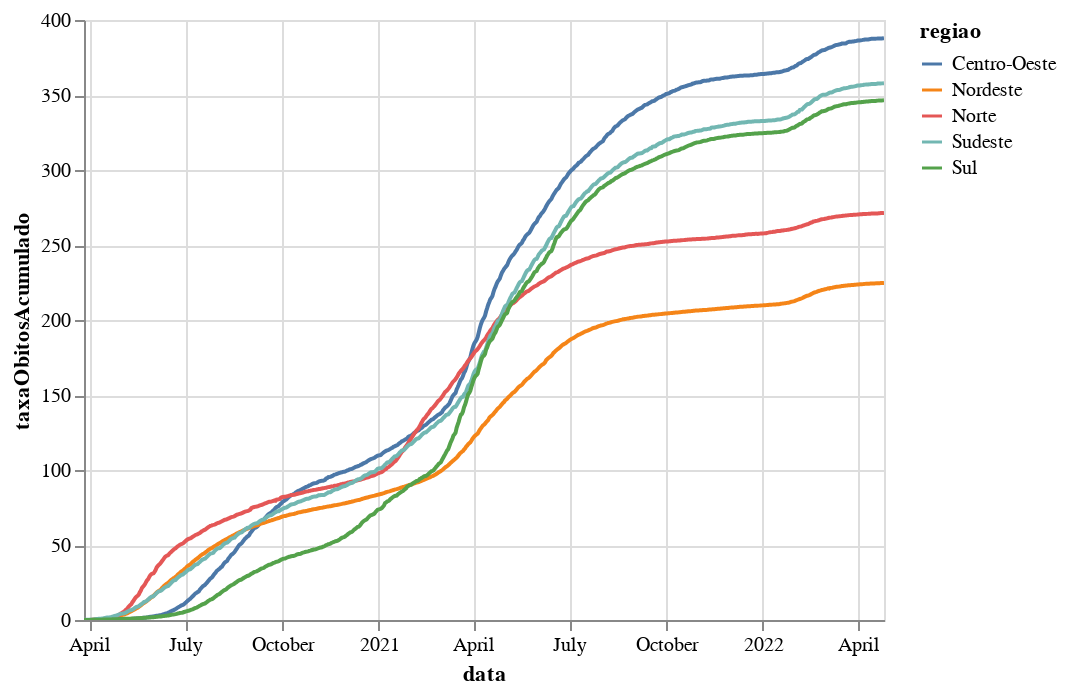

Notebook source saved alongside this figure:
### Code cell
alt.Chart(df_regioes).mark_line().encode(
    x='data',
    y='taxaObitosAcumulado',
    color='regiao',
    tooltip=['regiao', 'data','taxaObitosAcumulado']
).interactive()

### Figure 1 — Vega-Lite specification as saved in the notebook (floating-point values rounded to 4 significant figures; data arrays with more than 128 entries replaced by an {"elided": "..."} marker saying what was removed)
{"config": {"view": {"continuousWidth": 400, "continuousHeight": 300}}, "data": {"name": "data-6557417253c62decbf7f23a32ba1d6a4"}, "mark": "line", "encoding": {"color": {"field": "regiao", "type": "nominal"}, "tooltip": [{"field": "regiao", "type": "nominal"}, {"field": "data", "type": "temporal"}, {"field": "taxaObitosAcumulado", "type": "quantitative"}], "x": {"field": "data", "type": "temporal"}, "y": {"field": "taxaObitosAcumulado", "type": "quantitative"}}, "selection": {"selector004": {"type": "interval", "bind": "scales", "encodings": ["x", "y"]}}, "$schema": "https://vega.github.io/schema/vega-lite/v4.17.0.json", "datasets": {"data-6557417253c62decbf7f23a32ba1d6a4": {"elided": "3805 records"}}}
